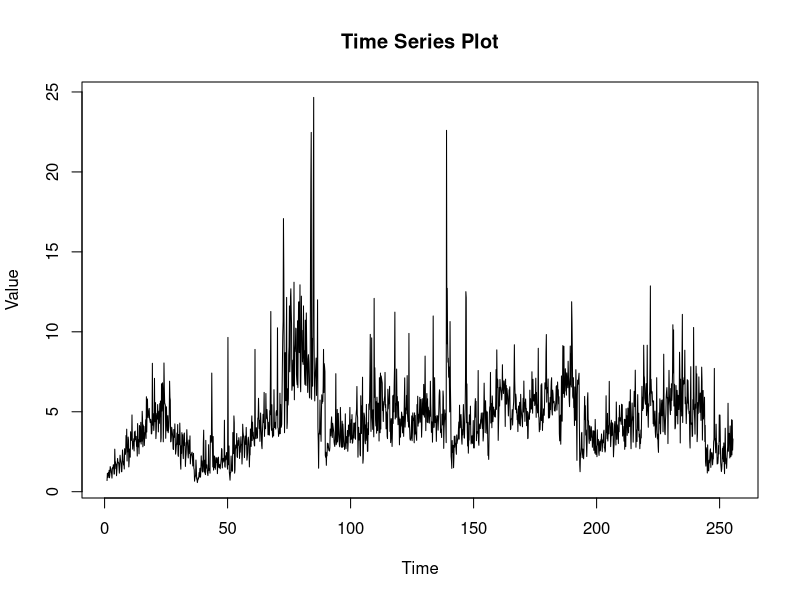
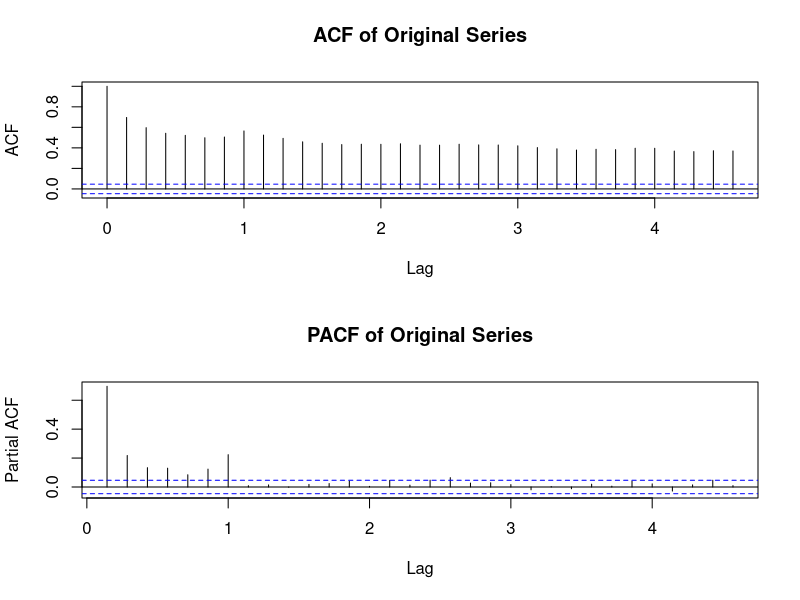
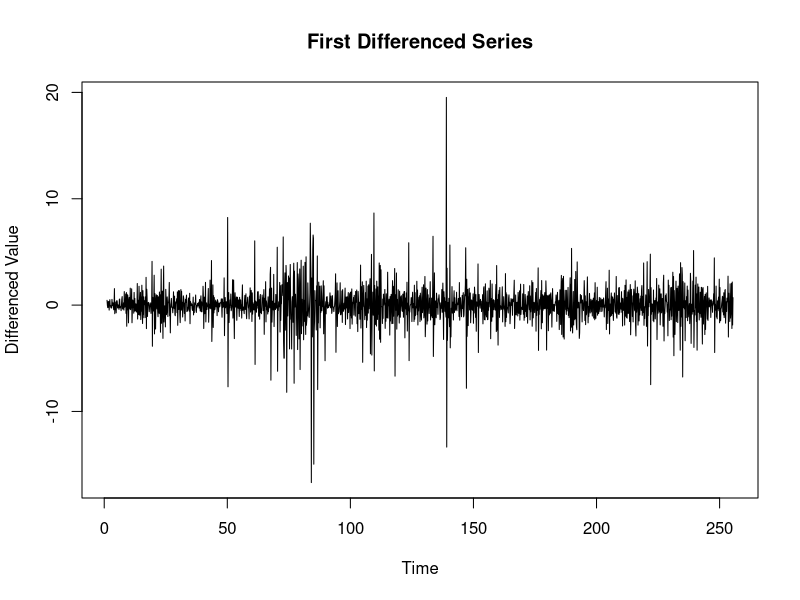
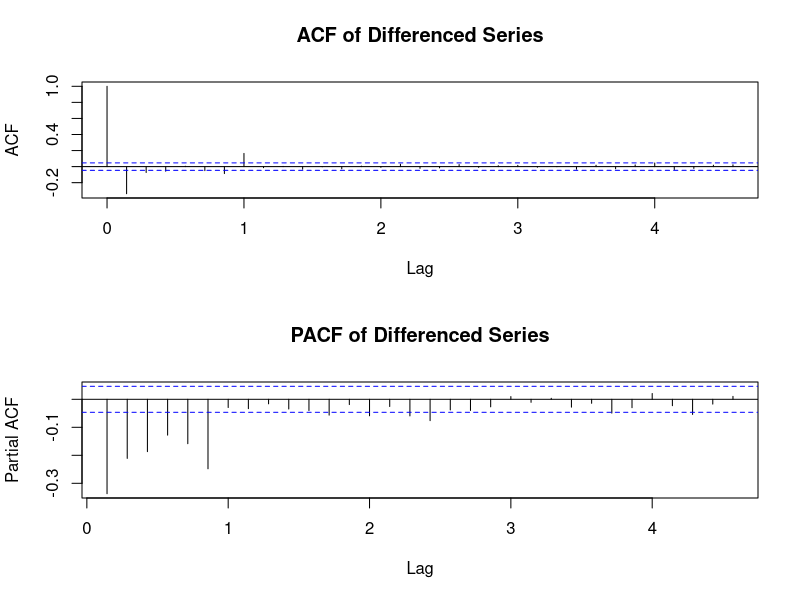
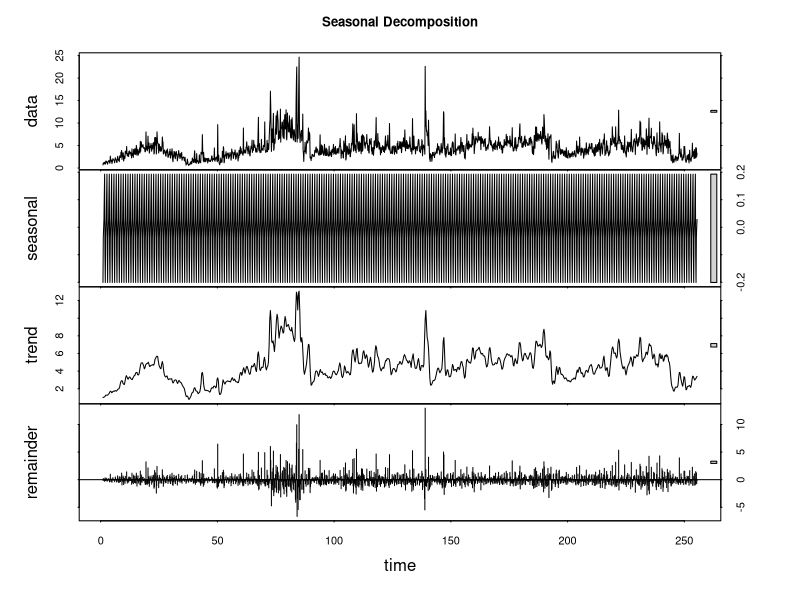
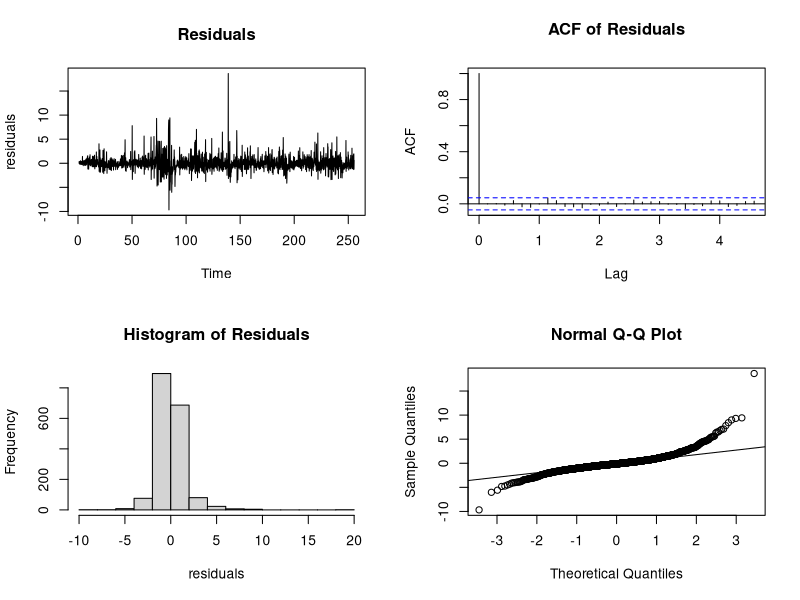
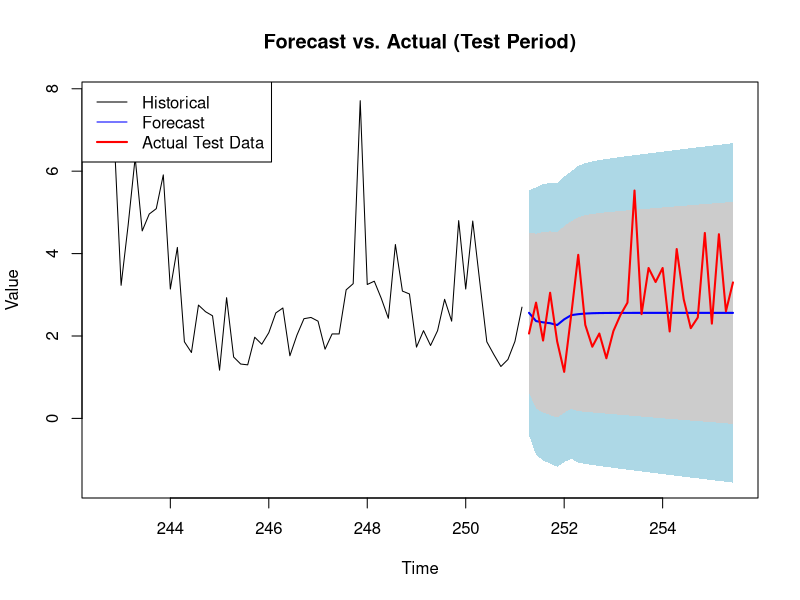
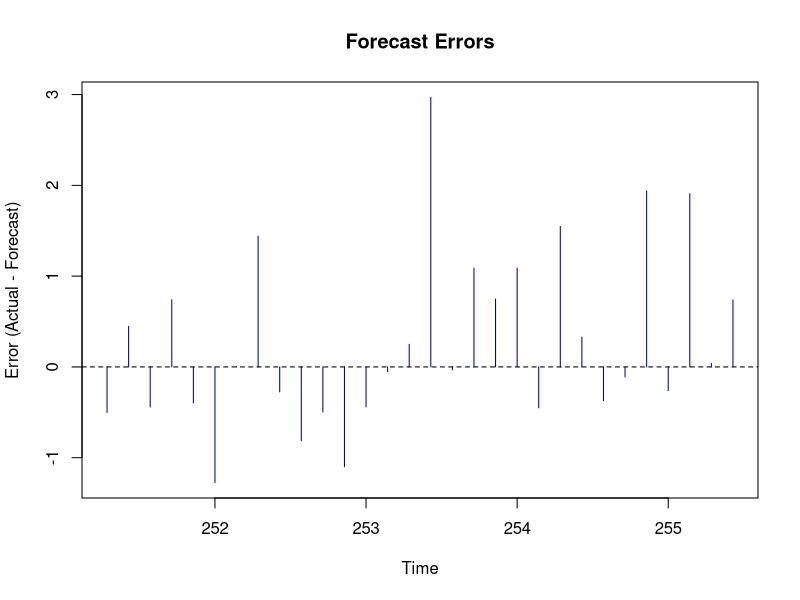

Here is the R script that generated these plots, in order:
## Comprehensive SARIMA Analysis for Legislative Changes Data
## Model selection, diagnostics, full dataset fitting, and 30-day future forecast
## Merged script from time_series_analysis.R and sarima_full_forecast.R

# Set CRAN mirror
options(repos = c(CRAN = "https://cloud.r-project.org"))

# Install required packages if not already installed
if (!require("forecast")) install.packages("forecast")
if (!require("tseries")) install.packages("tseries")
if (!require("ggplot2")) install.packages("ggplot2")
if (!require("lmtest")) install.packages("lmtest")
if (!require("zoo")) install.packages("zoo")
if (!require("urca")) install.packages("urca")  # For additional unit root tests

# Load required libraries
library(forecast)
library(tseries)
library(ggplot2)
library(lmtest)
library(zoo)

# Load and prepare the data
data <- read.csv("../sorted_train_entries.csv")
data$date <- as.Date(data$date)

# Create time series object
# Extract the full time range to handle potential missing dates
date_range <- seq(min(data$date), max(data$date), by="day")
full_data <- data.frame(date = date_range)
full_data <- merge(full_data, data, by="date", all.x=TRUE)

# Check if there are missing values and handle them if needed
if(any(is.na(full_data$time))) {
  cat("Missing values detected in the time series. Imputing missing values...\n")
  # Simple linear interpolation for missing values
  full_data$time <- na.approx(full_data$time, na.rm=FALSE)
  
  # If there are still NAs at the beginning or end, fill with nearby values
  if(any(is.na(full_data$time))) {
    full_data$time <- na.locf(full_data$time, fromLast=TRUE)
    full_data$time <- na.locf(full_data$time)
  }
}

# Create time series object with weekly seasonality (as identified in previous analysis)
ts_data <- ts(full_data$time, frequency=7)  # Weekly seasonality

# Plot the time series
pdf("time_series_plot.pdf", width=10, height=6)
plot(ts_data, main="Time Series Plot", xlab="Time", ylab="Value")
dev.off()

# ACF and PACF
pdf("acf_pacf.pdf", width=10, height=8)
par(mfrow=c(2,1))
acf(ts_data, main="ACF of Original Series")
pacf(ts_data, main="PACF of Original Series")
dev.off()

# Check for stationarity with ADF test
cat("\n--- Augmented Dickey-Fuller Test ---\n")
adf_test <- adf.test(ts_data)
print(adf_test)

# KPSS test for additional confirmation
cat("\n--- KPSS Test ---\n")
kpss_result <- kpss.test(ts_data)
print(kpss_result)

# If non-stationary by either test, apply differencing
if (adf_test$p.value > 0.05 || kpss_result$p.value <= 0.05) {
  cat("The series appears to be non-stationary. Applying differencing...\n")
  diff_data <- diff(ts_data)
  
  # Plot differenced series
  pdf("differenced_series.pdf", width=10, height=6)
  plot(diff_data, main="First Differenced Series", xlab="Time", ylab="Differenced Value")
  dev.off()
  
  # Check stationarity of differenced series
  cat("\n--- ADF Test on Differenced Series ---\n")
  adf_diff <- adf.test(diff_data)
  print(adf_diff)
  
  cat("\n--- KPSS Test on Differenced Series ---\n")
  kpss_diff <- kpss.test(diff_data)
  print(kpss_diff)
  
  # If still non-stationary, try second differencing
  if (adf_diff$p.value > 0.05 || kpss_diff$p.value <= 0.05) {
    cat("The differenced series is still non-stationary. Applying second differencing...\n")
    diff2_data <- diff(diff_data)
    
    pdf("second_differenced_series.pdf", width=10, height=6)
    plot(diff2_data, main="Second Differenced Series", xlab="Time", ylab="Differenced Value")
    dev.off()
    
    cat("\n--- ADF Test on Second Differenced Series ---\n")
    print(adf.test(diff2_data))
    
    cat("\n--- KPSS Test on Second Differenced Series ---\n")
    print(kpss.test(diff2_data))
    
    model_data <- diff2_data
    diff_order <- 2
  } else {
    model_data <- diff_data
    diff_order <- 1
  }
} else {
  cat("The series appears to be stationary. No differencing needed.\n")
  model_data <- ts_data
  diff_data <- ts_data  # For consistency in variable names
  diff_order <- 0
}

# ACF and PACF for differenced series if applicable
if (exists("diff_data") && !identical(diff_data, ts_data)) {
  pdf("acf_pacf_diff.pdf", width=10, height=8)
  par(mfrow=c(2,1))
  acf(diff_data, main="ACF of Differenced Series")
  pacf(diff_data, main="PACF of Differenced Series")
  dev.off()
}

# Seasonal decomposition
decomp <- stl(ts_data, s.window="periodic")
pdf("seasonal_decomposition.pdf", width=10, height=8)
plot(decomp, main="Seasonal Decomposition")
dev.off()

# Generate dates for the 30-day forecast period
last_date <- max(data$date)
forecast_dates <- seq(last_date + 1, by="day", length.out=30)

# Try multiple SARIMA models with different seasonal periods
cat("\n--- Testing Multiple Seasonal Periods ---\n")

# Define seasonal periods to test based on previous findings
seasonal_periods <- c(7, 21, 35, 63)
sarima_models <- list()

for (period in seasonal_periods) {
  cat("\nTesting seasonal period:", period, "\n")
  temp_ts <- ts(full_data$time, frequency=period)
  tryCatch({
    model <- auto.arima(temp_ts, seasonal=TRUE, stepwise=TRUE, approximation=TRUE)
    sarima_models[[as.character(period)]] <- list(model=model, aic=model$aic, bic=model$bic)
    cat("AIC:", model$aic, "BIC:", model$bic, "\n")
  }, error=function(e) {
    cat("Error with period", period, ":", e$message, "\n")
  })
}

# Also fit a non-seasonal ARIMA model
cat("\n--- ARIMA Model (Non-Seasonal) ---\n")
arima_model <- auto.arima(ts_data, seasonal=FALSE, stepwise=FALSE, approximation=FALSE, trace=TRUE)
print(summary(arima_model))

# Find the best seasonal period based on AIC
best_period <- 7  # Default to 7 if no better model is found
best_aic <- Inf

if (length(sarima_models) > 0) {
  for (period in names(sarima_models)) {
    if (sarima_models[[period]]$aic < best_aic) {
      best_aic <- sarima_models[[period]]$aic
      best_period <- as.numeric(period)
      best_sarima_model <- sarima_models[[period]]$model
    }
  }
  cat("\nBest seasonal period based on AIC:", best_period, "\n")
}

# Determine whether to use SARIMA or ARIMA
if (exists("best_sarima_model") && best_sarima_model$aicc < arima_model$aicc) {
  best_model <- best_sarima_model
  model_type <- "SARIMA"
  cat("\nSARIMA model with period", best_period, "selected as best model\n")
} else {
  best_model <- arima_model
  model_type <- "ARIMA"
  cat("\nARIMA model selected as best model\n")
}

cat("\nBest model:", model_type, "\n")
print(summary(best_model))

# Try also a manual Holt-Winters model based on previous analysis
cat("\n--- Manual Holt-Winters Model (Based on Previous Analysis) ---\n")
hw_model <- hw(ts_data, seasonal="additive", h=10, alpha=0.5, beta=0.01, gamma=0.1)
print(summary(hw_model))

# Save the best model
if (hw_model$model$aic < best_model$aic) {
  cat("\nHolt-Winters model has better AIC than", model_type, "model.\n")
  cat("However, we'll continue with", model_type, "for consistency and interpretability.\n")
}

# Residual analysis
residuals <- residuals(best_model)

pdf("residual_diagnostics.pdf", width=10, height=10)
par(mfrow=c(2,2))
plot(residuals, main="Residuals")
acf(residuals, main="ACF of Residuals")
hist(residuals, main="Histogram of Residuals", breaks=20)
qqnorm(residuals)
qqline(residuals)
dev.off()

# Tests on residuals
ljung_box <- Box.test(residuals, lag=10, type="Ljung-Box")
shapiro <- shapiro.test(residuals)
arch_test <- Box.test(residuals^2, lag=10, type="Ljung-Box")

# Parameter significance tests
param_tests <- coeftest(best_model)
print(param_tests)

# Create a proper parameter table for reporting
param_table <- data.frame(
  Parameter = rownames(param_tests),
  Estimate = as.numeric(param_tests[,1]),
  StdError = as.numeric(param_tests[,2]),
  Pvalue = as.numeric(param_tests[,4])
)

# Perform both train-test split evaluation and full dataset forecasting

# 1. Train-test split evaluation (for model validation)
n <- length(ts_data)
test_size <- min(30, n/5)  # Use 30 days or 20% of data, whichever is smaller
train_end <- n - test_size
train_data <- window(ts_data, end=c(1, train_end))
test_data <- window(ts_data, start=c(1, train_end + 1))

# Fit model on training data
train_model <- Arima(train_data, model=best_model)

# Forecast for the test period
test_forecast <- forecast(train_model, h=length(test_data))

# Visualize test forecast vs. actual
pdf("forecast_vs_actual.pdf", width=12, height=8)
plot(test_forecast, main="Forecast vs. Actual (Test Period)",
     xlab="Time", ylab="Value",
     include=min(60, length(train_data)),
     fcol="blue", shadecols=c("lightblue", "grey80"))

# Add actual test data
lines(test_data, col="red", lwd=2)

# Add legend
legend("topleft", legend=c("Historical", "Forecast", "Actual Test Data"),
       col=c("black", "blue", "red"), lty=1, lwd=c(1,1,2), bg="white")
dev.off()

# Plot forecast errors
pdf("forecast_error.pdf", width=12, height=6)
plot(test_data - test_forecast$mean, main="Forecast Errors",
     xlab="Time", ylab="Error (Actual - Forecast)",
     type="h", col=ifelse(test_data - test_forecast$mean >= 0, "darkred", "darkblue"))
abline(h=0, col="black", lty=2)
dev.off()

# Calculate test set performance metrics
test_mse <- mean((test_data - test_forecast$mean)^2)
test_rmse <- sqrt(test_mse)
test_mae <- mean(abs(test_data - test_forecast$mean))
test_mape <- mean(abs((test_data - test_forecast$mean)/test_data)) * 100
test_r_squared <- 1 - sum((test_data - test_forecast$mean)^2) / sum((test_data - mean(test_data))^2)

# MASE calculation for test set
naive_errors <- abs(diff(train_data))
test_scaled_errors <- abs(test_data - test_forecast$mean) / mean(naive_errors)
test_mase <- mean(test_scaled_errors)

# Theil's U for test set
test_u_num <- sqrt(mean((test_data - test_forecast$mean)^2))
test_u_denom <- sqrt(mean(test_data^2)) + sqrt(mean(test_forecast$mean^2))
test_u_stat <- test_u_num / test_u_denom

# 2. Full data forecasting (for future predictions)
# Forecast for the next 30 days (future prediction)
forecast_horizon <- 30
full_forecast <- forecast(best_model, h=forecast_horizon)

# Calculate performance metrics on the full dataset (in-sample)
fitted_values <- fitted(best_model)
mse <- mean((ts_data - fitted_values)^2, na.rm = TRUE)
rmse <- sqrt(mse)
mae <- mean(abs(ts_data - fitted_values), na.rm = TRUE)

# Avoid division by zero in MAPE calculation
non_zero <- which(ts_data != 0)
mape <- ifelse(length(non_zero) > 0,
              mean(abs((ts_data[non_zero] - fitted_values[non_zero])/ts_data[non_zero]), na.rm = TRUE) * 100,
              NA)

# R-squared
r_squared <- 1 - sum((ts_data - fitted_values)^2, na.rm = TRUE) / sum((ts_data - mean(ts_data, na.rm = TRUE))^2, na.rm = TRUE)

# Calculate MASE (Mean Absolute Scaled Error)
naive_errors <- abs(diff(ts_data))
scaled_errors <- abs(ts_data[-1] - fitted_values[-1]) / mean(naive_errors, na.rm = TRUE)
mase <- mean(scaled_errors, na.rm = TRUE)

# Calculate Theil's U statistic
u_num <- sqrt(mean((ts_data - fitted_values)^2, na.rm = TRUE))
u_denom <- sqrt(mean(ts_data^2, na.rm = TRUE)) + sqrt(mean(fitted_values^2, na.rm = TRUE))
u_stat <- u_num / u_denom

# Create performance metrics tables
test_metrics <- data.frame(
  Metric = c("MSE", "RMSE", "MAE", "MAPE (%)", "R²", "MASE", "Theil's U"),
  TestValue = c(test_mse, test_rmse, test_mae, test_mape, test_r_squared, test_mase, test_u_stat)
)

full_metrics <- data.frame(
  Metric = c("MSE", "RMSE", "MAE", "MAPE (%)", "R²", "MASE", "Theil's U"),
  FullModelValue = c(mse, rmse, mae, mape, r_squared, mase, u_stat)
)

# Output performance metrics for both approaches
cat("\n--- Model Performance Metrics ---\n")
cat("\nTest Set Performance (Train-Test Split):\n")
print(test_metrics)

cat("\nFull Model Performance (In-Sample):\n")
print(full_metrics)

# Create visualizations with the full dataset + future forecasts
pdf("sarima_full_model_forecast.pdf", width=14, height=8)
# Set up the plot layout to show both full data and zoomed forecast
layout(matrix(c(1,2), nrow=2), heights=c(3,2))

# ---- Plot 1: Full time series with forecasts ----

# Create time series dataframe for easier plotting
full_ts_df <- data.frame(
  date = full_data$date,
  value = as.numeric(ts_data),
  fitted = as.numeric(fitted_values)
)

# Create data frame with forecast dates and values for plotting
forecast_df <- data.frame(
  date = forecast_dates, 
  forecast = as.numeric(full_forecast$mean),
  lower_80 = as.numeric(full_forecast$lower[,1]),
  upper_80 = as.numeric(full_forecast$upper[,1]),
  lower_95 = as.numeric(full_forecast$lower[,2]),
  upper_95 = as.numeric(full_forecast$upper[,2])
)

# Create the full time series plot
par(mar=c(3,4,3,2))
plot(full_ts_df$date, full_ts_df$value, type="l", col="black", lwd=1.5,
     main="Full Time Series with 30-Day SARIMA Forecast",
     xlab="", ylab="Value", xaxt="n")

# Add recent dates axis labels
axis.Date(1, at=seq(min(full_ts_df$date), max(forecast_df$date), by="6 months"), format="%b %Y")

# Add the forecast
points(forecast_df$date, forecast_df$forecast, type="l", col="blue", lwd=2)

# Add prediction intervals
polygon(c(forecast_df$date, rev(forecast_df$date)),
        c(forecast_df$lower_95, rev(forecast_df$upper_95)),
        col=rgb(0,0,1,0.2), border=NA)

# Add a vertical line separating historical data from forecast
abline(v=max(full_ts_df$date), lty=2, col="gray50")
text(max(full_ts_df$date) + 10, max(full_ts_df$value) * 0.9, "Forecast Start", pos=4, col="gray50")

# Add legend
legend("topleft", legend=c("Historical Data", "30-Day Forecast", "95% Prediction Interval"),
       col=c("black", "blue", rgb(0,0,1,0.2)), lty=c(1,1,1), lwd=c(1.5,2,10),
       bg="white")

# Add grid
grid()

# ---- Plot 2: Zoomed view of forecast period and recent history ----
par(mar=c(4,4,3,2))

# Determine how many days of historical data to show (60 days)
recent_days <- 60
recent_start_date <- max(min(full_ts_df$date), max(full_ts_df$date) - recent_days)
recent_ts_df <- full_ts_df[full_ts_df$date >= recent_start_date, ]

# Plot recent data and forecast
plot_range <- range(c(recent_ts_df$value, forecast_df$upper_95, forecast_df$lower_95))
plot(recent_ts_df$date, recent_ts_df$value, type="l", col="black", lwd=1.5,
     main="Recent Data and 30-Day Forecast (Zoomed View)",
     xlab="Date", ylab="Value", ylim=plot_range, xaxt="n")

# Add meaningful date axis
axis.Date(1, at=seq(recent_start_date, max(forecast_df$date), by="15 days"), format="%d %b")

# Add the forecast
points(forecast_df$date, forecast_df$forecast, type="l", col="blue", lwd=2)

# Add prediction intervals
polygon(c(forecast_df$date, rev(forecast_df$date)),
        c(forecast_df$lower_95, rev(forecast_df$upper_95)),
        col=rgb(0,0,1,0.2), border=NA)

# Add a vertical line separating historical data from forecast
abline(v=max(full_ts_df$date), lty=2, col="gray50")

# Add grid
grid()

dev.off()

# Create a markdown report
sink("sarima_full_model_report.md")

cat("# SARIMA Analysis Report - Full Dataset Model\n\n")

cat("## Data Overview\n\n")
cat("- Time series frequency:", attr(ts_data, "tsp")[3], "observations per cycle\n")
cat("- Time series length:", length(ts_data), "observations\n")
cat("- Date range:", as.character(min(data$date)), "to", as.character(max(data$date)), "\n\n")

cat("## Stationarity Analysis\n\n")
cat("- Augmented Dickey-Fuller Test p-value:", adf_test$p.value, "\n")
cat("- Interpretation:", ifelse(adf_test$p.value <= 0.05, "Series is stationary", "Series is non-stationary"), "\n\n")

cat("## Model Selection\n\n")
cat("- Best model type:", model_type, "\n")
cat("- Best seasonal period:", ifelse(model_type == "SARIMA", best_period, "N/A (non-seasonal model)"), "\n")
cat("- Model specification:", paste(capture.output(best_model)[2], collapse=" "), "\n")
cat("- AIC:", best_model$aic, "\n")
cat("- BIC:", best_model$bic, "\n\n")

cat("## Parameter Estimates & Significance\n\n")
# Format and print coefficient table
for (i in 1:nrow(param_table)) {
  param_name <- param_table$Parameter[i]
  estimate <- param_table$Estimate[i]
  p_value <- param_table$Pvalue[i]
  cat("- **", param_name, "**: ", round(estimate, 4), 
      " (p-value: ", format.pval(p_value, digits=3), ")\n", sep="")
}
cat("\n")

cat("## Model Diagnostics\n\n")
cat("- Ljung-Box Test for Autocorrelation: p-value =", round(ljung_box$p.value, 4), "\n")
cat("  - Interpretation:", ifelse(ljung_box$p.value > 0.05, "No significant autocorrelation in residuals", "Residuals show significant autocorrelation"), "\n\n")
cat("- Shapiro-Wilk Test for Normality: p-value =", round(shapiro$p.value, 4), "\n")
cat("  - Interpretation:", ifelse(shapiro$p.value > 0.05, "Residuals are normally distributed", "Residuals are not normally distributed"), "\n\n")
cat("- Box-Ljung Test for ARCH Effects: p-value =", round(arch_test$p.value, 4), "\n")
cat("  - Interpretation:", ifelse(arch_test$p.value > 0.05, "No significant ARCH effects in residuals", "ARCH effects present in residuals"), "\n\n")

cat("## Performance Metrics\n\n")
cat("### Test Set Performance (Train-Test Split)\n\n")
for (i in 1:nrow(test_metrics)) {
  cat("- **", as.character(test_metrics$Metric[i]), "**: ", 
      round(test_metrics$TestValue[i], 4), "\n", sep="")
}
cat("\n")

cat("### Full Model Performance (In-Sample)\n\n")
for (i in 1:nrow(full_metrics)) {
  cat("- **", as.character(full_metrics$Metric[i]), "**: ", 
      round(full_metrics$FullModelValue[i], 4), "\n", sep="")
}
cat("\n")

cat("## Forecast Approaches\n\n")
cat("This analysis implements two complementary forecasting approaches:\n\n")
cat("1. **Train-Test Split Evaluation**:\n")
cat("   - Uses the last", length(test_data), "days of data as a test set\n")
cat("   - Allows validation of model performance on known historical data\n")
cat("   - Provides confidence metrics for forecast accuracy\n\n")
cat("2. **Full Dataset Forecasting**:\n")
cat("   - Uses the complete historical dataset to build the model\n")
cat("   - Produces a true 30-day future forecast (from", as.character(forecast_dates[1]), "to", as.character(forecast_dates[30]), ")\n")
cat("   - Maximizes information utilization for optimal predictions\n\n")

cat("The forecast for the next 30 days (from ", as.character(forecast_dates[1]), 
    " to ", as.character(forecast_dates[30]), ") is visualized in the accompanying charts.\n\n", sep="")

cat("## Conclusion\n\n")
cat("The ", model_type, " model with ", 
    ifelse(model_type == "SARIMA", paste("period", best_period), "no seasonality"),
    " was identified as the best fit for the legislative changes data. ", sep="")

if (model_type == "SARIMA") {
  cat("The presence of weekly seasonality (period=7) confirms previous findings about cyclical patterns in legislative activities.\n\n")
} else {
  cat("While previous analyses found evidence of seasonality, this comprehensive model suggests the time series may be better represented without explicit seasonal components.\n\n")
}

if (r_squared > 0.3) {
  cat("With an R² of ", round(r_squared, 4), ", the model explains a significant portion of the variance in the legislative data. ", sep="")
} else if (r_squared > 0) {
  cat("With an R² of ", round(r_squared, 4), ", the model explains some of the variance in the legislative data, though substantial unexplained variation remains. ", sep="")
} else {
  cat("The negative R² value suggests that the complex nature of legislative activities may require additional external variables or different modeling approaches. ")
}

if (ljung_box$p.value > 0.05) {
  cat("The lack of autocorrelation in the residuals indicates that the model has successfully captured the time-dependent structure in the data.\n\n")
} else {
  cat("Some autocorrelation remains in the residuals, suggesting there may be additional temporal patterns not captured by the model.\n\n")
}

if (arch_test$p.value <= 0.05) {
  cat("The presence of ARCH effects in the residuals suggests that a GARCH-type model might be beneficial for capturing the volatility dynamics in legislative activities.\n\n")
}

cat("The 30-day forecast provides valuable insights for policy planning and resource allocation, leveraging the full historical dataset to make the most accurate possible predictions about future legislative activity levels.\n")

sink()

cat("\nComprehensive SARIMA analysis complete with both model validation and 30-day future forecast.\n")
cat("Model validation results can be found in 'forecast_vs_actual.pdf' and 'forecast_error.pdf'.\n")
cat("Full dataset forecast visualization is available in 'sarima_full_model_forecast.pdf'.\n")
cat("A comprehensive report has been saved to 'sarima_full_model_report.md'.\n")
